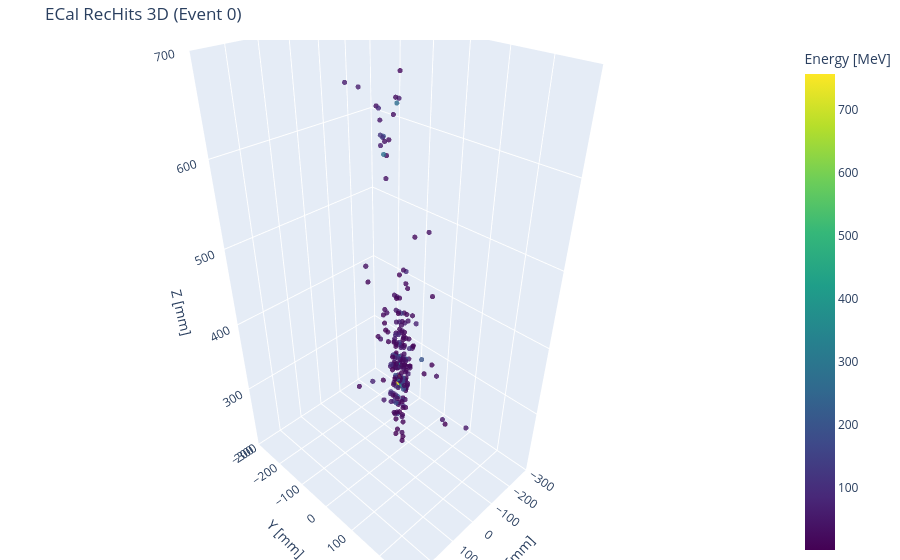

Notebook source saved alongside this figure:
### Markdown cell above
### Interactive 3D

### Code cell
import plotly.graph_objects as go

event_idx = 0

x = ak.to_numpy(ecal_x[event_idx])
y = ak.to_numpy(ecal_y[event_idx])
z = ak.to_numpy(ecal_z[event_idx])
e = ak.to_numpy(ecal_energy[event_idx])

fig = go.Figure(
    data=[
        go.Scatter3d(
            x=x,
            y=y,
            z=z,
            mode="markers",
            marker=dict(
                size=3,
                color=e,
                colorscale="Viridis",
                colorbar=dict(title="Energy [MeV]"),
                opacity=0.8,
            ),
        )
    ]
)

fig.update_layout(
    title=f"ECal RecHits 3D (Event {event_idx})",
    scene=dict(
        xaxis_title="X [mm]",
        yaxis_title="Y [mm]",
        zaxis_title="Z [mm]",
        xaxis=dict(range=[-300, 300]),
        yaxis=dict(range=[-300, 300]),
        zaxis=dict(range=[200, 700]),
    ),
    margin=dict(l=0, r=0, b=0, t=40),
)

fig.show()

### Figure 1 — Plotly figure (JSON) as saved in the notebook; plotly's stock layout.template omitted (floating-point values rounded to 4 significant figures; data arrays with more than 128 entries replaced by an {"elided": "..."} marker saying what was removed)
{"data": [{"marker": {"color": {"elided": "221 float values"}, "colorbar": {"title": {"text": "Energy [MeV]"}}, "colorscale": [[0, "#440154"], [0.1111, "#482878"], [0.2222, "#3e4989"], [0.3333, "#31688e"], [0.4444, "#26828e"], [0.5556, "#1f9e89"], [0.6667, "#35b779"], [0.7778, "#6ece58"], [0.8889, "#b5de2b"], [1, "#fde725"]], "opacity": 0.8, "size": 3}, "mode": "markers", "type": "scatter3d", "x": {"elided": "221 float values"}, "y": {"elided": "221 float values"}, "z": {"elided": "221 float values"}}], "layout": {"margin": {"b": 0, "l": 0, "r": 0, "t": 40}, "scene": {"xaxis": {"range": [-300, 300], "title": {"text": "X [mm]"}}, "yaxis": {"range": [-300, 300], "title": {"text": "Y [mm]"}}, "zaxis": {"range": [200, 700], "title": {"text": "Z [mm]"}}}, "title": {"text": "ECal RecHits 3D (Event 0)"}}}
